Frame 1 (no input): blank canvas, image omitted
Frame 60 (the mouse pressed at the canvas centre just before this capture): blank canvas, image omitted
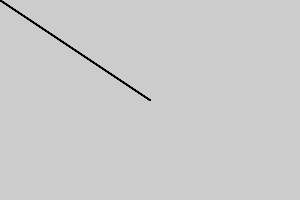
Frame 120 (the mouse held since frame 60 and released just before this capture)

The Processing sketch whose frames 1 and 60 were blank and that drew this single picture after the mouse press (run headless with seeded random() and noise(); from frame 60 on, the mouse is pressed at the canvas centre):

// Processing sketch: Hoofdstuk_12_5_Verdieping
// ── Hoofdstuk_12_5_Verdieping.pde
int lastpin = 0;
int lastpin2= 0;
int lastpin3= 0;
int lastpin4= 0;

void setup(){
size(300,200);
}

void draw(){
line(lastpin3,lastpin4,lastpin,lastpin2);
}

void mousePressed(){
lastpin = mouseX;
lastpin2 = mouseY;
}

void mouseReleased(){
lastpin3 = lastpin;
lastpin4 = lastpin2;
}
